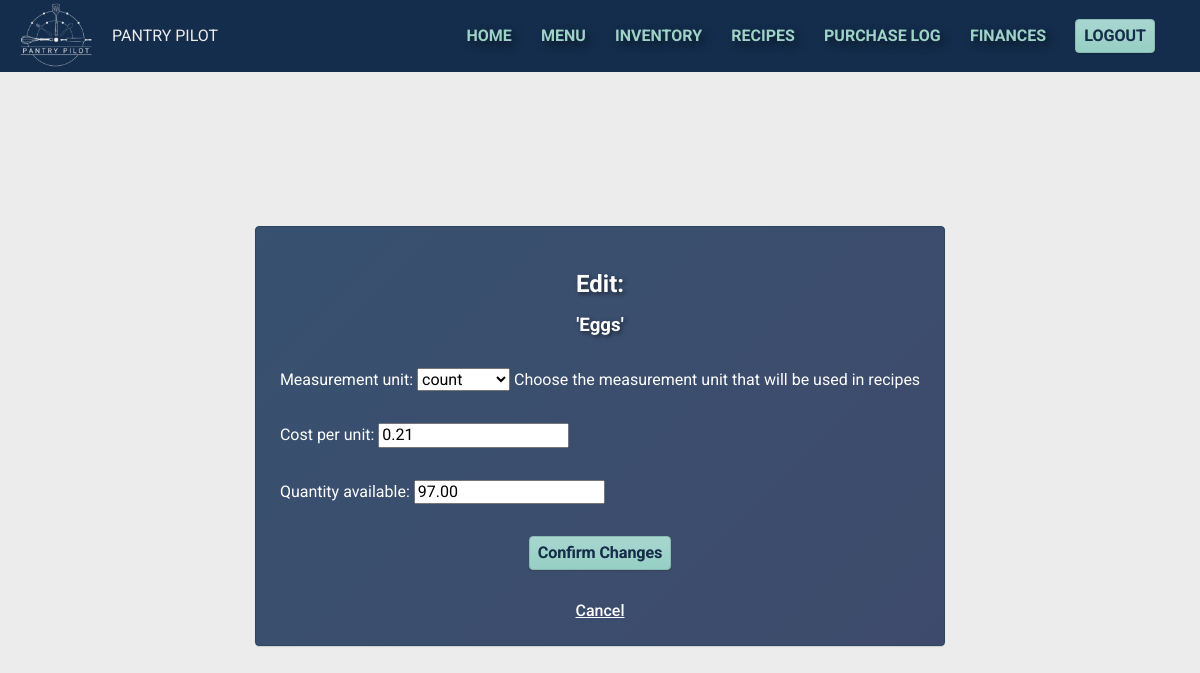
Page /ingredient/edit/6/ (signed in) on the committed database.
### inventory/models.py (models this page shows, shortened)
class Ingredient(models.Model):
    name = models.CharField(max_length=100, unique=True)
    GRAMS = "GR"
    KILOGRAMS = "KG"
    MILILITRES = "ML"
    LITRES = "LI"
    OUNCES = "OU"
    LBS = "LB"
    TEASPOON = "TS"
    TABLESPOON = "TB"
    CUPS = "CU"
    NUMBER = "NU"
    MEASUREMENT_UNIT_CHOICES = [
        (GRAMS, "grams"),
        (KILOGRAMS, "kilograms"),
        (MILILITRES, "mililitres"),
        (LITRES, "litres"),
        (OUNCES, "ounces"),
        (LBS, "lbs"),
        (TEASPOON, "tsp"),
        (TABLESPOON, "tbsp"),
        (CUPS, "cups"),
        (NUMBER, "count"),
    ]
    measurement_unit = models.CharField(
        max_length=2,
        choices=MEASUREMENT_UNIT_CHOICES,
        help_text="Choose the measurement unit that will be used in recipes"
    )
    cost_per_unit = models.DecimalField(max_digits=8, decimal_places=2, default=0)
    quantity_available = models.DecimalField(max_digits=8, decimal_places=2, default=0)
    created_at = models.DateTimeField(auto_now_add=True)
    class Meta:
        ordering = ["name"]
        verbose_name = "Ingredient"

### inventory/views.py (the view)
# urls.py: path('ingredient/edit/<int:pk>/', views.IngredientUpdate.as_view(), name="ingredient_edit"),
class IngredientUpdate(LoginRequiredMixin, UpdateView):
    model = Ingredient
    template_name = "inventory/ingredient_update.html"
    fields = ["measurement_unit", "cost_per_unit", "quantity_available"]
    success_url = reverse_lazy("inventory")

### inventory/templates/inventory/ingredient_update.html (shortened to what this page needs)
{% extends 'inventory/base.html' %}
{% block content %}
<section id="edit-ingredient" class="form">
    <div class="card card--form">
        <h2 class="form__title card__title--form">Edit:</h2>
        <h3 class="card__title card__title--form">'{{ingredient.name}}'</h3>
        <form class="card__form card__form--start" action="" method="POST">
            {{ form.as_p }}
            <button type="submit" class="btn btn--submit">Confirm Changes</button>
        </form>
        <a href=" {% url 'inventory' %}" class="navlinks">Cancel</a>
    </div>
</section>
{% endblock content %}

### inventory/static/inventory/css/style.css (style rules this page uses)
html { font-size: 16px; font-family: "Roboto", sans-serif; background-color: #ececec; }
html, body { height: 100%; margin: 0; }
body { display: flex; flex-direction: column; }
a { text-decoration: none; }
.btn { align-self: center; text-decoration: none; background-color: #9fd3c7; background-image: linear-gradient(#a8d6d1, #96cfc3); border: 1px solid #8cb9b0; border-radius: 4px; box-shadow: rgba(0, 0, 0, 0.12) 0 1px 1px; text-shadow: .125px .125px .25px rgba(0, 0, 0, 0.5); color: #142d4c; font-weight: 600; cursor: pointer; display: inline-block; line-height: 100%; margin: 0; padding: .5rem; outline: 0; text-align: center; transition: box-shadow .05s ease-in-out,opacity .05s ease-in-out; user-select: none; -webkit-user-select: none; touch-action: manipulation; }
.btn--submit { margin-top: 1rem; }
.navlinks { align-self: center; color: white; text-decoration: underline; font-weight: 500; }
.card { display: flex; flex-direction: column; padding: 1rem; margin: 1rem; border-radius: 4px; box-shadow: rgba(0, 0, 0, 0.12) 0 1px 1px; background-image: linear-gradient(135deg, #385170, #3e4a6b); border: 1px solid #2D4560; background-color: #385170; color: white; transition: all 0.2s ease-in-out; }
.card__title { margin: 0; padding: .5rem 0; font-weight: bold; }
.card__form { margin-bottom: 2rem; display: flex; flex-direction: column; align-items: center; width: 100%; }
.form { display: flex; flex-direction: column; align-items: center; }
.card--form { align-items: center; padding: 1.5rem; }
.card__title--form { margin-bottom: .5rem; text-shadow: 2px 2px 4px rgba(0, 0, 0, 0.5); }
.card__form--start { align-items: flex-start; }

### rows in the picture
Ingredient: name "Eggs", measurement_unit "count", cost_per_unit "0.21", quantity_available "97.00"
